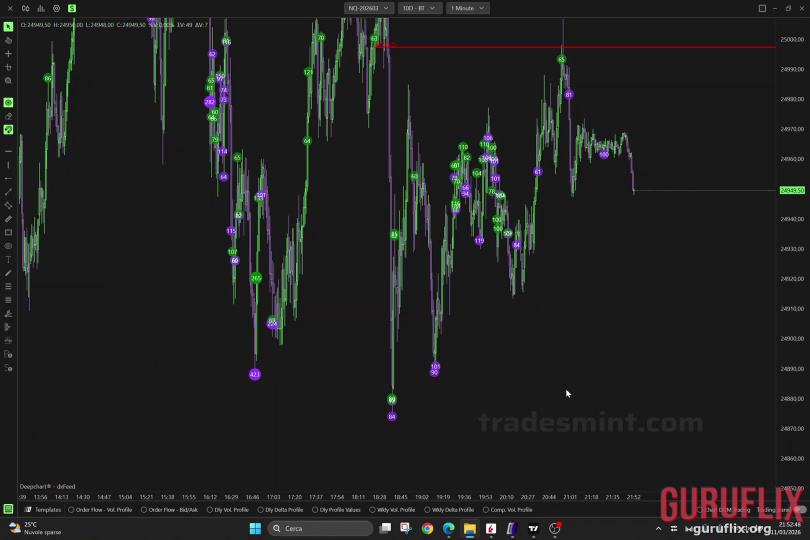
#> input picture src/orderflowgpt_genesis/apprentice/frames/keyframe_000300_t10.0s.png, 1620 x 1080 px (shown at 1/2 size)
$ python -i chart_vision_analyzer.py   (imports and definitions only)   (older library calls are emulated)
#> lines starting #> are read from the running program, lines starting #| are printed output that depends on the picture; after the words box and inside, x2 and y2 are one past the last pixel; in counts of white or black regions, pixels touching at a corner belong together
#!/usr/bin/env python3
"""
chart_vision_analyzer.py — Real OpenCV-based chart analysis for Genesis vision mode.

Detects:
  • Chart region in video frames (contour detection)
  • Footprint grid patterns (Hough line detection)
  • Delta color analysis (buy/sell pressure from dominant colors)
  • Price action structure (trend direction from silhouette)
  • Imbalance zones (asymmetric color distribution)
  • Session boundaries (horizontal price levels)

GPU Acceleration:
  • Auto-detects CUDA-enabled OpenCV
  • Falls back to CPU gracefully
  • Reports device usage per frame
"""

import json
import os
import re
from dataclasses import dataclass, field
from decimal import Decimal
from pathlib import Path
from typing import Dict, List, Optional, Tuple, Any, Set

import cv2
import numpy as np

# ---------------------------------------------------------------------------
# GPU / CUDA detection
# ---------------------------------------------------------------------------

class GPUContext:
    """Manages GPU acceleration state for OpenCV operations."""

    def __init__(self):
        self.cuda_available = False
        self.cuda_device = None
        self._check_cuda()

    def _check_cuda(self):
        try:
            if hasattr(cv2, 'cuda') and cv2.cuda.getCudaEnabledDeviceCount() > 0:
                cv2.cuda.setDevice(0)
                self.cuda_available = True
                self.cuda_device = cv2.cuda.getDevice()
                print(f"[GPU] CUDA enabled — device {self.cuda_device}")
            else:
                print("[GPU] CUDA not available — using CPU")
        except Exception as e:
            print(f"[GPU] CUDA check failed ({e}) — using CPU")

    # [12 lines left out: functions upload, download, not called in this run]

GPU = GPUContext()

# ---------------------------------------------------------------------------
# Detection results
# ---------------------------------------------------------------------------

@dataclass
class ChartRegion:
    x: int
    y: int
    w: int
    h: int
    confidence: float

@dataclass
class GridInfo:
    horizontal_lines: List[Tuple[int, int, int, int]]  # x1,y1,x2,y2
    vertical_lines: List[Tuple[int, int, int, int]]
    cell_count: int
    confidence: float

@dataclass
class DeltaProfile:
    buy_dominance: float   # 0.0-1.0
    sell_dominance: float  # 0.0-1.0
    neutral_ratio: float   # 0.0-1.0
    confidence: float

@dataclass
class PriceAction:
    trend_direction: str   # "UP", "DOWN", "BALANCED", "UNKNOWN"
    volatility_estimate: str  # "HIGH", "MEDIUM", "LOW"
    structure: str         # "TRENDING", "RANGING", "CHOPPY"
    confidence: float

@dataclass
class VisionFeatures:
    has_chart: bool
    chart_region: Optional[ChartRegion]
    grid: Optional[GridInfo]
    delta: Optional[DeltaProfile]
    price_action: Optional[PriceAction]
    dominant_colors: List[Tuple[int, int, int]]
    text_regions: List[Tuple[int, int, int, int]]
    processing_time_ms: float

# ---------------------------------------------------------------------------
# Chart detection
# ---------------------------------------------------------------------------

def detect_chart_region(frame: np.ndarray) -> Optional[ChartRegion]:
    """Find the largest rectangular region that looks like a chart.

    Strategy:
    1. Convert to grayscale
    2. Edge detection (Canny)
    3. Find contours
    4. Select largest rectangle with reasonable aspect ratio
    """
    h, w = frame.shape[:2]
    if h < 100 or w < 100:
        return None

    gray = cv2.cvtColor(frame, cv2.COLOR_BGR2GRAY)

    # Use GPU if available for Gaussian blur
    if GPU.cuda_available:
        try:
            gpu_gray = cv2.cuda_GpuMat(gray)
            gpu_blur = cv2.cuda.createGaussianFilter(cv2.CV_8UC1, cv2.CV_8UC1, (5,5), 0)
            blurred = gpu_blur.apply(gpu_gray).download()
        except Exception:
            blurred = cv2.GaussianBlur(gray, (5, 5), 0)
    else:
        blurred = cv2.GaussianBlur(gray, (5, 5), 0)

    edges = cv2.Canny(blurred, 50, 150)

    # Dilate to connect edges
    kernel = np.ones((3, 3), np.uint8)
    edges = cv2.dilate(edges, kernel, iterations=1)

    contours, _ = cv2.findContours(edges, cv2.RETR_EXTERNAL, cv2.CHAIN_APPROX_SIMPLE)

    best_rect = None
    best_score = 0.0

    for cnt in contours:
        x, y, cw, ch = cv2.boundingRect(cnt)
        area = cw * ch
        frame_area = w * h

        # Must be reasonably large (at least 15% of frame)
        if area < frame_area * 0.15:
            continue

        # Aspect ratio check (charts are usually wider than tall)
        aspect = cw / max(1, ch)
        if aspect < 0.8 or aspect > 3.0:
            continue

        # Score = area * aspect_quality
        aspect_quality = 1.0 - abs(aspect - 1.6) / 1.6  # peak at 1.6:1
        score = area * max(0, aspect_quality)

        if score > best_score:
            best_score = score
            best_rect = (x, y, cw, ch)

    if best_rect:
        x, y, cw, ch = best_rect
        conf = min(1.0, best_score / (frame_area * 0.5))
        return ChartRegion(x, y, cw, ch, conf)

    return None

# ---------------------------------------------------------------------------
# Grid detection (footprint charts have regular grids)
# ---------------------------------------------------------------------------

def detect_grid(chart_roi: np.ndarray) -> Optional[GridInfo]:
    """Detect horizontal and vertical grid lines in a footprint chart.

    TUNED for footprint charts:
    - Lower Canny thresholds for faint grid lines
    - Lower Hough threshold for subtle lines
    - Shorter minLineLength for cell boundaries
    - Adaptive thresholding as preprocessing
    """
    gray = cv2.cvtColor(chart_roi, cv2.COLOR_BGR2GRAY)
    h, w = gray.shape

    # Preprocessing: adaptive threshold to enhance faint grid lines
    # Footprint grids are often low-contrast against dark backgrounds
    adaptive = cv2.adaptiveThreshold(gray, 255, cv2.ADAPTIVE_THRESH_GAUSSIAN_C,
                                      cv2.THRESH_BINARY, 11, 2)

    # Also try standard Canny on original + adaptive
    edges1 = cv2.Canny(gray, 20, 60, apertureSize=3)
    edges2 = cv2.Canny(adaptive, 20, 60, apertureSize=3)
    edges = cv2.bitwise_or(edges1, edges2)

    # Dilate to connect broken grid segments
    kernel = np.ones((2, 2), np.uint8)
    edges = cv2.dilate(edges, kernel, iterations=1)

    # Hough line detection — TUNED parameters
    # threshold=20 (was 50): catch faint lines
    # minLineLength=w//20 (was w//4): cell boundaries are short
    # maxLineGap=10 (was 5): allow slightly broken lines
    lines = cv2.HoughLinesP(edges, 1, np.pi/180, threshold=20,
                            minLineLength=max(20, w // 20),
                            maxLineGap=10)

    if lines is None or len(lines) < 3:
        return None

    h_lines = []
    v_lines = []

    for line in lines:
        if hasattr(line, 'shape') and line.shape == (1, 4):
            x1, y1, x2, y2 = line[0]
        elif hasattr(line, '__len__') and len(line) == 4:
            x1, y1, x2, y2 = line
        else:
            continue
        dx = abs(x2 - x1)
        dy = abs(y2 - y1)

        # Relaxed orientation check for slightly diagonal lines
        if dx > dy * 2:  # Horizontal (was *5)
            h_lines.append((x1, y1, x2, y2))
        elif dy > dx * 2:  # Vertical (was *5)
            v_lines.append((x1, y1, x2, y2))

    # Need at least a few of each
    if len(h_lines) < 2 or len(v_lines) < 2:
        return None

    # Deduplicate nearby parallel lines (footprint grids have tight spacing)
    def dedup_lines(lines, axis=0, min_dist=3):
        """Remove duplicate lines that are very close together."""
        if not lines:
            return []
        # Sort by midpoint on the perpendicular axis
        midpoints = []
        for x1, y1, x2, y2 in lines:
            if axis == 0:  # horizontal: sort by y-midpoint
                mid = (y1 + y2) / 2
            else:  # vertical: sort by x-midpoint
                mid = (x1 + x2) / 2
            midpoints.append((mid, (x1, y1, x2, y2)))
        midpoints.sort()

        deduped = [midpoints[0][1]]
        for mid, line in midpoints[1:]:
            last_mid = midpoints[midpoints.index((mid, line)) - 1][0] if midpoints[midpoints.index((mid, line)) - 1][0] != mid else deduped[-1][1 if axis==0 else 0]
            # Check distance from last kept line
            last_y = (deduped[-1][1] + deduped[-1][3]) / 2 if axis == 0 else (deduped[-1][0] + deduped[-1][2]) / 2
            if abs(mid - last_y) >= min_dist:
                deduped.append(line)
        return deduped

    h_lines = dedup_lines(h_lines, axis=0, min_dist=max(2, h // 40))
    v_lines = dedup_lines(v_lines, axis=1, min_dist=max(2, w // 40))

    # Estimate cell count
    cells_h = max(1, len(h_lines) - 1)
    cells_v = max(1, len(v_lines) - 1)
    cell_count = cells_h * cells_v

    # Confidence: more lines = higher confidence, cap at 1.0
    conf = min(1.0, (len(h_lines) + len(v_lines)) / 30.0)

    return GridInfo(h_lines, v_lines, cell_count, conf)

# ---------------------------------------------------------------------------
# Delta color analysis
# ---------------------------------------------------------------------------

def analyze_delta_colors(chart_roi: np.ndarray) -> Optional[DeltaProfile]:
    """Analyze color distribution to estimate buy/sell pressure.

    Footprint charts typically use:
    - Green/cyan for buy delta (positive)
    - Red/magenta for sell delta (negative)
    - White/gray for neutral
    """
    # Resize for speed
    small = cv2.resize(chart_roi, (chart_roi.shape[1]//2, chart_roi.shape[0]//2))

    # Convert to HSV for better color analysis
    hsv = cv2.cvtColor(small, cv2.COLOR_BGR2HSV)
    pixels = hsv.reshape(-1, 3)

    total = len(pixels)
    if total == 0:
        return None

    # Define color ranges in HSV
    # Green (buy): H ~ 35-85, S > 40, V > 40
    green_mask = ((pixels[:, 0] >= 35) & (pixels[:, 0] <= 85) &
                  (pixels[:, 1] >= 40) & (pixels[:, 2] >= 40))

    # Red (sell): H ~ 0-10 or 160-180, S > 40, V > 40
    red_mask = (((pixels[:, 0] <= 10) | (pixels[:, 0] >= 160)) &
                (pixels[:, 1] >= 40) & (pixels[:, 2] >= 40))

    # Cyan (buy alternative): H ~ 85-100
    cyan_mask = ((pixels[:, 0] >= 85) & (pixels[:, 0] <= 100) &
                 (pixels[:, 1] >= 40) & (pixels[:, 2] >= 40))

    # Magenta (sell alternative): H ~ 140-160
    magenta_mask = ((pixels[:, 0] >= 140) & (pixels[:, 0] <= 160) &
                    (pixels[:, 1] >= 40) & (pixels[:, 2] >= 40))

    buy_count = np.sum(green_mask) + np.sum(cyan_mask)
    sell_count = np.sum(red_mask) + np.sum(magenta_mask)
    neutral_count = total - buy_count - sell_count

    buy_dom = buy_count / total
    sell_dom = sell_count / total
    neutral = neutral_count / total

    # Confidence based on color saturation (charts have vivid colors)
    vivid_mask = (pixels[:, 1] > 60) & (pixels[:, 2] > 60)
    vivid_ratio = np.sum(vivid_mask) / total
    conf = min(1.0, vivid_ratio * 2.0)

    return DeltaProfile(
        buy_dominance=float(buy_dom),
        sell_dominance=float(sell_dom),
        neutral_ratio=float(neutral),
        confidence=conf
    )

# ---------------------------------------------------------------------------
# Price action / trend detection from silhouette
# ---------------------------------------------------------------------------

def detect_price_action(chart_roi: np.ndarray,
                        transcript_text: str = "") -> Optional[PriceAction]:
    """Estimate trend and structure from the chart's price action silhouette.

    Uses horizontal projection (row brightness) to find price levels
    and vertical projection (column brightness) to find time progression.
    """
    gray = cv2.cvtColor(chart_roi, cv2.COLOR_BGR2GRAY)
    h, w = gray.shape

    # Horizontal projection: sum each row
    row_sums = np.sum(gray, axis=1)

    # Find peaks (price levels with lots of activity) — numpy only, no scipy
    peaks = []
    mean_val = np.mean(row_sums)
    std_val = np.std(row_sums)
    threshold = mean_val + 0.5 * std_val
    min_dist = max(3, h // 10)

    for i in range(1, len(row_sums) - 1):
        if row_sums[i] > threshold and row_sums[i] > row_sums[i-1] and row_sums[i] > row_sums[i+1]:
            # Check distance from last peak
            if not peaks or i - peaks[-1] >= min_dist:
                peaks.append(i)
    peaks = np.array(peaks)

    if len(peaks) < 2:
        # Not enough structure — use transcript fallback
        return _price_action_from_text(transcript_text)

    # Analyze peak distribution over time (columns)
    # Divide chart into 3 vertical zones: left (past), middle, right (recent)
    zone_width = w // 3

    left_activity = np.mean(row_sums[:h//3]) if h > 0 else 0
    mid_activity = np.mean(row_sums[h//3:2*h//3]) if h > 0 else 0
    right_activity = np.mean(row_sums[2*h//3:]) if h > 0 else 0

    # Volatility from peak count
    volatility = "LOW"
    if len(peaks) > 15:
        volatility = "HIGH"
    elif len(peaks) > 8:
        volatility = "MEDIUM"

    # Structure from activity distribution
    activity_std = np.std([left_activity, mid_activity, right_activity])
    if activity_std < 0.1 * np.mean([left_activity, mid_activity, right_activity]):
        structure = "RANGING"
    elif right_activity > mid_activity > left_activity:
        structure = "TRENDING"
    else:
        structure = "CHOPPY"

    # Trend direction from transcript (vision alone can't determine up/down easily)
    text_trend = _price_action_from_text(transcript_text)
    trend_dir = text_trend.trend_direction if text_trend else "UNKNOWN"

    conf = min(1.0, len(peaks) / 20.0)

    return PriceAction(
        trend_direction=trend_dir,
        volatility_estimate=volatility,
        structure=structure,
        confidence=conf
    )

def _price_action_from_text(text: str) -> Optional[PriceAction]:
    """Fallback trend detection from transcript keywords."""
    t = text.lower()

    if "trend" in t and "up" in t:
        trend = "UP"
    elif "trend" in t and "down" in t:
        trend = "DOWN"
    elif "auction" in t and "down" in t:
        trend = "DOWN"
    elif "auction" in t and "up" in t:
        trend = "UP"
    elif "balance" in t or "rotational" in t:
        trend = "BALANCED"
    else:
        trend = "UNKNOWN"

    vol = "MEDIUM"
    if "volatile" in t or "volatility" in t:
        vol = "HIGH"
    elif "choppy" in t or "slow" in t:
        vol = "LOW"

    struct = "TRENDING" if "trend" in t else "RANGING" if "range" in t or "balance" in t else "CHOPPY"

    return PriceAction(trend, vol, struct, 0.5)

# ---------------------------------------------------------------------------
# Main vision analysis pipeline
# ---------------------------------------------------------------------------

def analyze_frame(frame: np.ndarray, transcript_text: str = "") -> VisionFeatures:
    """Run full vision analysis on a single frame.

    Returns VisionFeatures with all detected chart properties.
    """
    import time
    t0 = time.time()

    # Step 1: Chart detection
    chart_region = detect_chart_region(frame)
    has_chart = chart_region is not None

    if not has_chart:
        return VisionFeatures(
            has_chart=False,
            chart_region=None,
            grid=None,
            delta=None,
            price_action=None,
            dominant_colors=[],
            text_regions=[],
            processing_time_ms=(time.time() - t0) * 1000
        )

    # Extract chart ROI
    cr = chart_region
    chart_roi = frame[cr.y:cr.y+cr.h, cr.x:cr.x+cr.w]

    # Step 2: Grid detection
    grid = detect_grid(chart_roi)

    # Step 3: Delta color analysis
    delta = analyze_delta_colors(chart_roi)

    # Step 4: Price action
    price_action = detect_price_action(chart_roi, transcript_text)

    # Step 5: Dominant colors (k-means on chart ROI)
    small = cv2.resize(chart_roi, (50, 50))
    pixels = small.reshape(-1, 3).astype(np.float32)
    criteria = (cv2.TERM_CRITERIA_EPS + cv2.TERM_CRITERIA_MAX_ITER, 10, 1.0)
    _, labels, centers = cv2.kmeans(pixels, 5, None, criteria, 10, cv2.KMEANS_RANDOM_CENTERS)
    dominant = [tuple(map(int, c)) for c in centers]

    elapsed = (time.time() - t0) * 1000

    return VisionFeatures(
        has_chart=has_chart,
        chart_region=chart_region,
        grid=grid,
        delta=delta,
        price_action=price_action,
        dominant_colors=dominant,
        text_regions=[],
        processing_time_ms=elapsed
    )

# ---------------------------------------------------------------------------
# Genesis-compatible DetectionGraph builder
# ---------------------------------------------------------------------------

# [198 lines left out: functions build_vision_detection_graph, annotate_debug_frame, not called in this run]

# ---------------------------------------------------------------------------
# Fake classes (must match process_real_video.py)
# ---------------------------------------------------------------------------

@dataclass(frozen=True)
class FakeTrendState:
    name: str

@dataclass(frozen=True)
class FakeTrend:
    trend_state: FakeTrendState

@dataclass(frozen=True)
class FakeSession:
    session_type: str

@dataclass(frozen=True)
class FakeImbalance:
    side: str
    cell_id: str

@dataclass(frozen=True)
class FakeImbalances:
    imbalances: Tuple[Any, ...]

@dataclass(frozen=True)
class FakeAbsorption:
    side: str
    cell_id: str

@dataclass(frozen=True)
class FakeAbsorptions:
    absorptions: Tuple[Any, ...]

@dataclass(frozen=True)
class FakeDelta:
    cell_deltas: Tuple[Any, ...]

@dataclass(frozen=True)
class FakeConfluence:
    confluence_type: str

@dataclass(frozen=True)
class FakeDetectionGraph:
    graph_id: str
    timestamp: str
    trend_state: Optional[FakeTrend] = None
    trading_session: Optional[FakeSession] = None
    footprint_imbalances: Optional[FakeImbalances] = None
    absorption_result: Optional[FakeAbsorptions] = None
    footprint_delta: Optional[FakeDelta] = None
    confluence: Optional[FakeConfluence] = None

>>> import cv2
>>> picture = cv2.imread('frames/keyframe_000300_t10.0s.png')
#> picture is the input picture: shape (1080, 1620, 3); mean B, G, R 31.8, 32.3, 31.8
>>> result = analyze_frame(picture)
#> in detect_chart_region, `gray = cv2.cvtColor(frame, cv2.COLOR_BGR2GRAY)`:
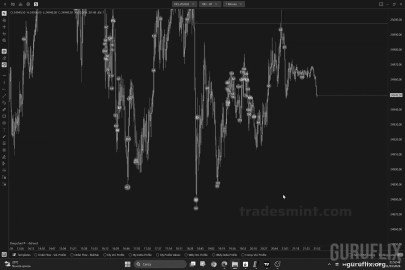
#> gray: shape (1080, 1620) (shown at 1/4 size); min 0, max 255, mean 32.1
#> in detect_chart_region, `edges = cv2.Canny(blurred, 50, 150)`:
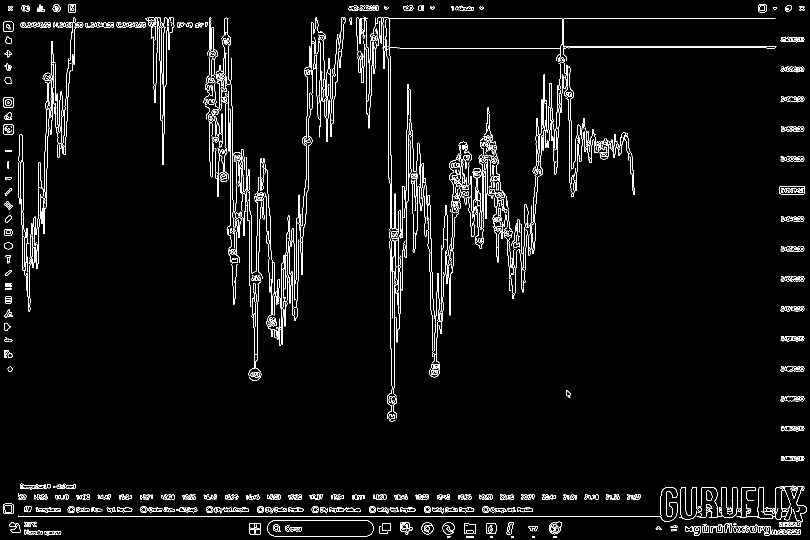
#> edges: shape (1080, 1620) (shown at 1/2 size); 3.6% white in thin lines or dots
#> in detect_chart_region, `edges = cv2.dilate(edges, kernel, iterations=1)`:
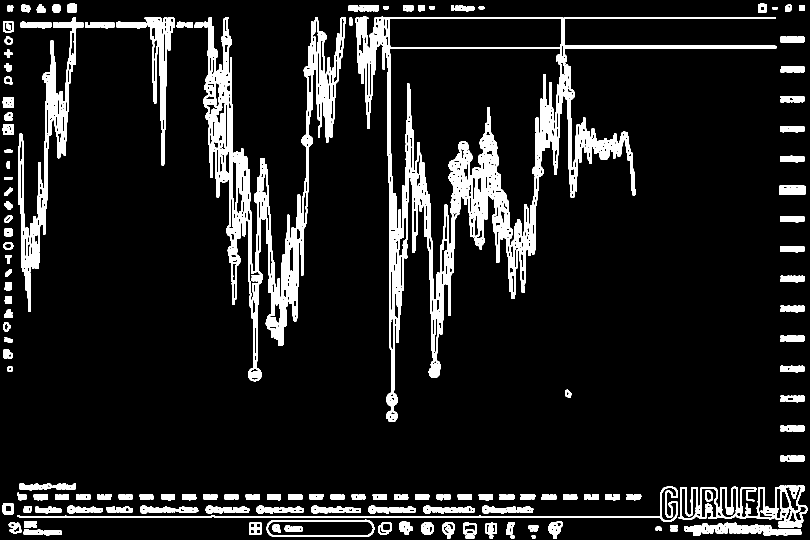
#> edges: shape (1080, 1620) (shown at 1/2 size); 10.7% white; 147 white regions
#> in detect_chart_region, `contours, _ = cv2.findContours(edges, cv2.RETR_EXTERNAL, cv2.CHAIN_APP..`: contours = 143 contours; largest, box (x1, y1, x2, y2) and area: (711, 32, 1554, 844) 175878, (389, 34, 692, 763) 48484, (36, 34, 168, 624) 14604, (1357, 970, 1615, 1055) 11492, (533, 1039, 749, 1074) 6880
#> the loop in detect_chart_region, `for cnt in contours:` made 143 passes
#> (x, y, cw, ch, area, aspect, aspect_quality, score) on pass 126: (711, 32, 843, 812, 684516, 1.04, 0.649, 444155.6)
#> after the loop in detect_chart_region, `for cnt in contours:`: best_score = 444155.6
#> in detect_chart_region, `conf = min(1.0, best_score / (frame_area * 0.5))`: conf = 0.508
#> in analyze_frame, `has_chart = chart_region is not None`: has_chart = True
#> in analyze_frame, `chart_roi = frame[cr.y:cr.y+cr.h, cr.x:cr.x+cr.w]`:
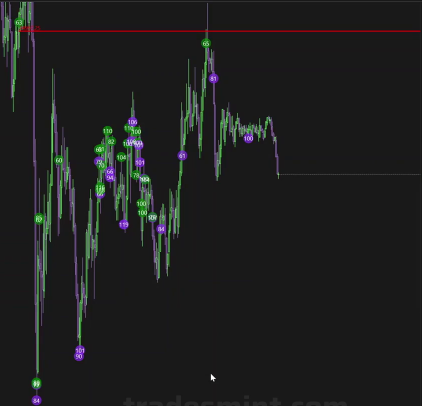
#> chart_roi: shape (812, 843, 3) (shown at 1/2 size); mean B, G, R 30.6, 31, 30.2
#> in detect_grid, `gray = cv2.cvtColor(chart_roi, cv2.COLOR_BGR2GRAY)`:
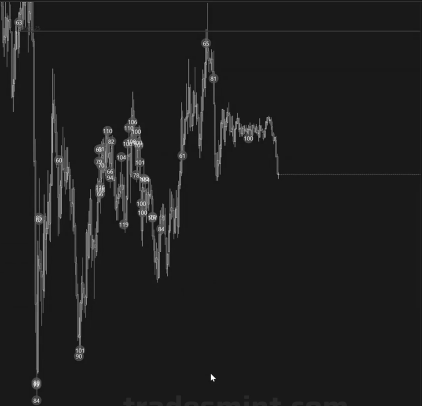
#> gray: shape (812, 843) (shown at 1/2 size); min 1, max 255, mean 30.7
#> in detect_grid, `adaptive = cv2.adaptiveThreshold(gray, 255, cv2.ADAPTIVE_THRESH_GAUSSI..`:
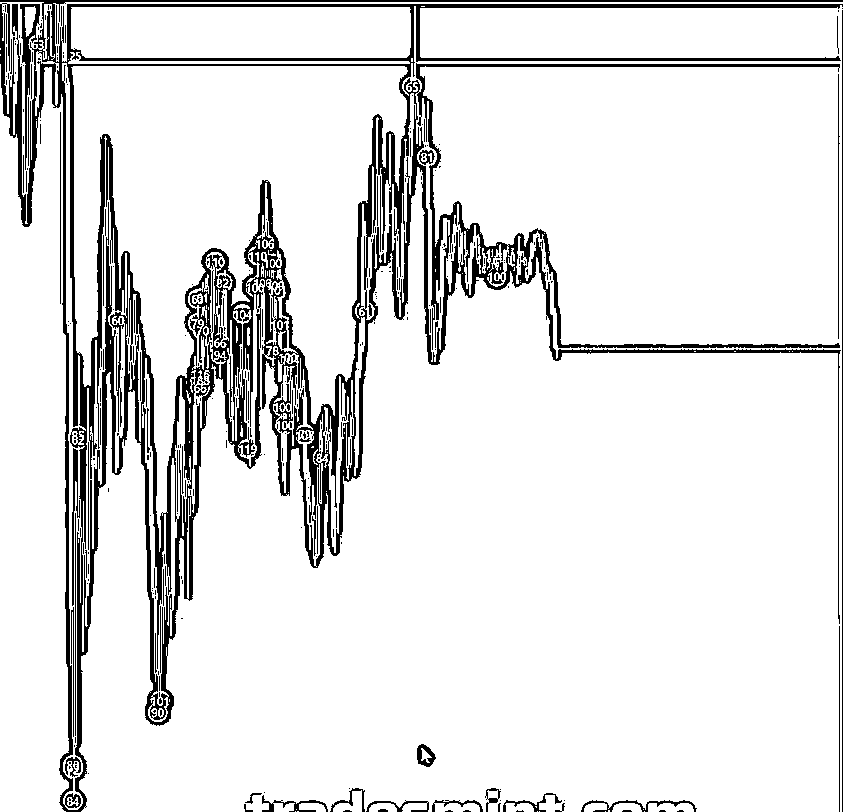
#> adaptive: shape (812, 843); 89.3% white; 400 black regions (329 under 20 px), largest, box (x1, y1, x2, y2) and area: (0, 0, 843, 812) 64525, (842, 10, 843, 812) 802, (20, 4, 40, 170) 796
#> (the rest of the program and of its run is left out)
